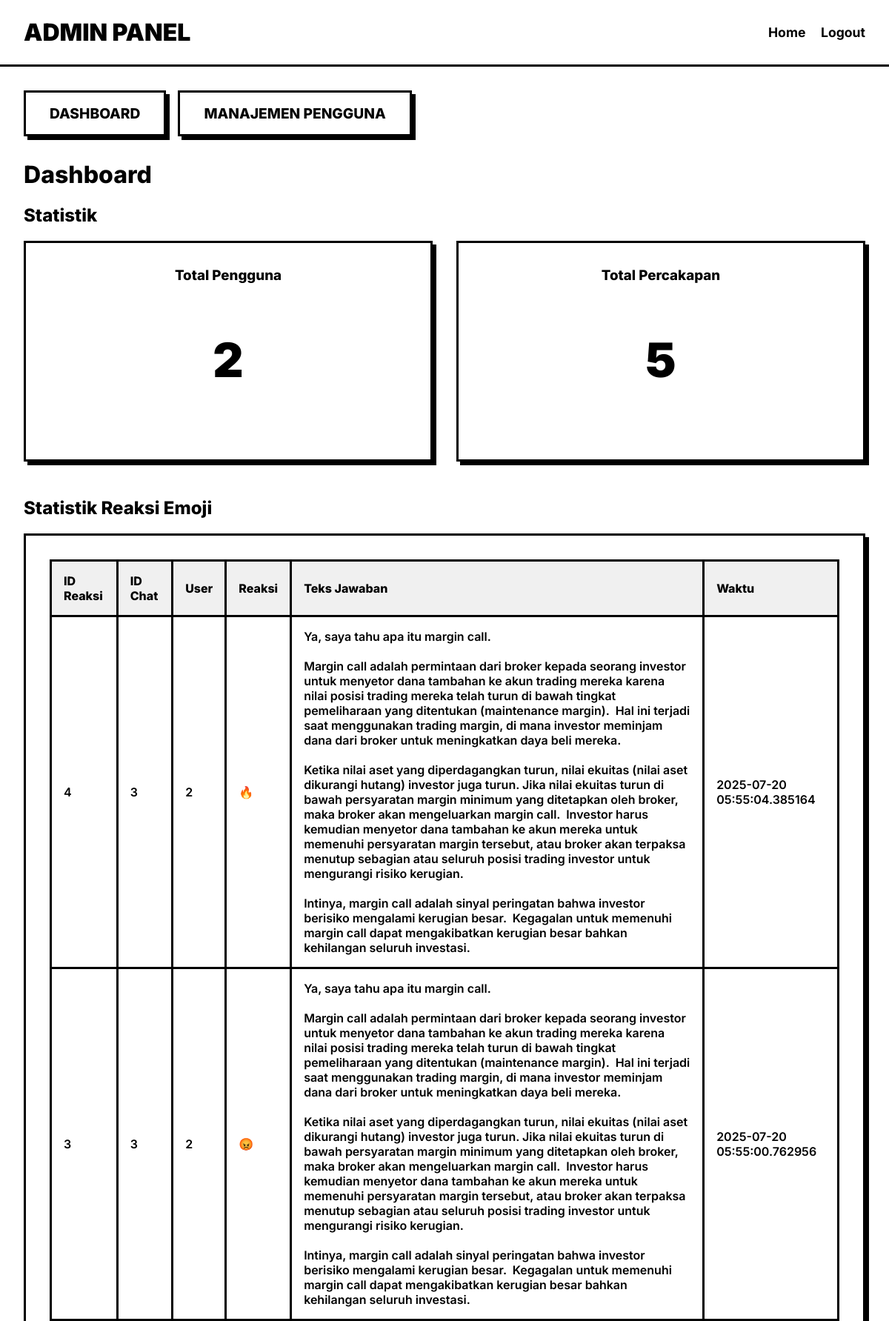
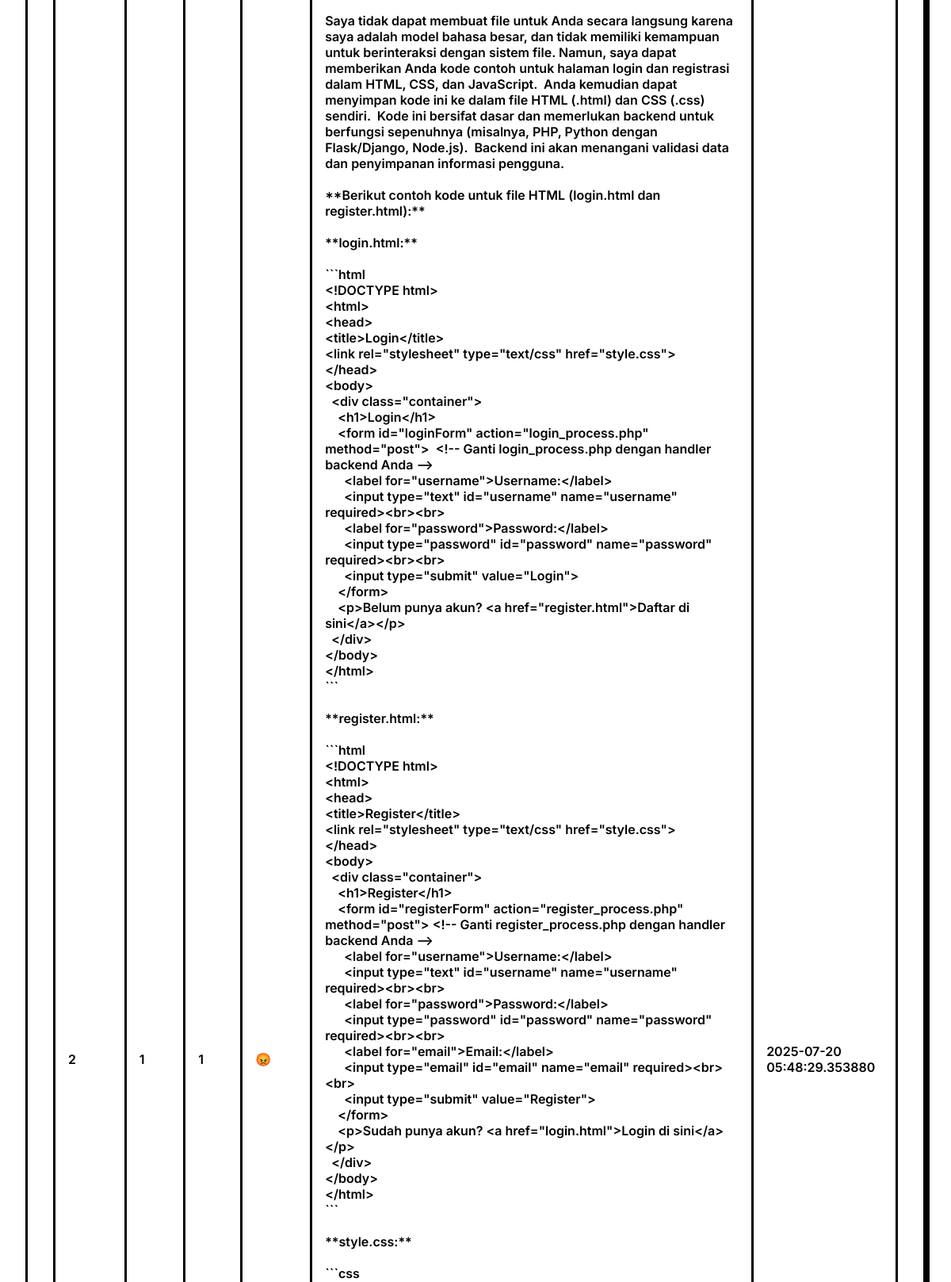
The page /admin (signed in, upper part) on the database its author committed (2 pictures, top to bottom).
### backend.py (models this page shows)
class EmojiReaction(db.Model):
    id = db.Column(db.Integer, primary_key=True)
    chat_id = db.Column(db.Integer, nullable=False)
    user_id = db.Column(db.Integer, db.ForeignKey('user.id'), nullable=False)
    reaction = db.Column(db.String(10), nullable=False)
    response_text = db.Column(db.Text, nullable=False)
    timestamp = db.Column(db.DateTime, default=datetime.utcnow)

### backend.py (the view)
@app.route('/admin')
@admin_required
def admin_panel():
    return render_template('admin.html', total_users=User.query.count(), total_chats=ChatHistory.query.count(), qnas=CustomQA.query.all(), emoji_reactions=EmojiReaction.query.order_by(EmojiReaction.timestamp.desc()).limit(20).all())

### backend.py (called while the page is built)
@login_manager.user_loader
def load_user(user_id):
    return User.query.get(int(user_id))

def admin_required(f):
    @wraps(f)
    @login_required
    def decorated_function(*args, **kwargs):
        if not current_user.is_admin:
            flash("Anda tidak memiliki akses ke halaman ini.", "danger"); return redirect(url_for('index'))
        return f(*args, **kwargs)
    return decorated_function

### templates/admin.html (shortened to what this page needs)
<!DOCTYPE html>
<html lang="id">
<head>
    <link rel="stylesheet" href="{{ url_for('static', filename='css/style.css') }}">
</head>
<body>
    <header>
        <a href="{{ url_for('admin_panel') }}" class="logo">ADMIN PANEL</a>
        <nav>
            <a href="{{ url_for('index') }}">Home</a>
            <a href="{{ url_for('logout') }}">Logout</a>
        </nav>
    </header>
    <main class="main-container">
        <div class="admin-nav">
            <a href="{{ url_for('admin_panel') }}" class="neo-button">Dashboard</a>
            <a href="{{ url_for('admin_users') }}" class="neo-button">Manajemen Pengguna</a>
        </div>
        <h1>Dashboard</h1>
        <section style="margin-bottom: 3rem;">
            <h2>Statistik</h2>
            <div class="admin-grid">
                <div class="neo-card stat-card">
                    <h3>Total Pengguna</h3>
                    <p class="number">{{ total_users }}</p>
                </div>
                <div class="neo-card stat-card">
                    <h3>Total Percakapan</h3>
                    <p class="number">{{ total_chats }}</p>
                </div>
            </div>
        </section>
        <section>
            <h2>Statistik Reaksi Emoji</h2>
            <div class="neo-card">
                <table>
                    <thead>
                        <tr>
                            <th>ID Reaksi</th>
                            <th>ID Chat</th>
                            <th>User</th>
                            <th>Reaksi</th>
                            <th>Teks Jawaban</th>
                            <th>Waktu</th>
                        </tr>
                    </thead>
                    <tbody>
                        {% for reaction in emoji_reactions %}
                        <tr>
                            <td>{{ reaction.id }}</td>
                            <td>{{ reaction.chat_id }}</td>
                            <td>{{ reaction.user_id }}</td>
                            <td>{{ reaction.reaction }}</td>
                            <td style="white-space: pre-wrap; word-break: break-word;">{{ reaction.response_text }}</td>
                            <td>{{ reaction.timestamp }}</td>
                        </tr>
                        {% endfor %}
                    </tbody>
                </table>
            </div>
        </section>
    </main>
</body>
</html>

### static/css/style.css (style rules this page uses)
:root { --bg-color: #FFFFFF; --main-color: #000000; --accent-color: #F0F0F0; --border-thickness: 3px; --shadow-offset: 5px; --border-radius: 0; }
body { background-color: var(--bg-color); color: var(--main-color); font-family: 'Inter', 'Arial', sans-serif; margin: 0; padding: 0; display: flex; flex-direction: column; min-height: 100vh; }
h1, h2, h3, h4, h5, h6 { font-weight: 800; margin-top: 0; }
a { color: var(--main-color); font-weight: 700; }
.neo-card { background: var(--bg-color); border: var(--border-thickness) solid var(--main-color); box-shadow: var(--shadow-offset) var(--shadow-offset) 0 var(--main-color); padding: 2rem; width: 100%; box-sizing: border-box; }
.neo-button { background-color: var(--bg-color); color: var(--main-color); border: var(--border-thickness) solid var(--main-color); padding: 1rem 2rem; font-size: 1.2rem; font-weight: 800; text-transform: uppercase; cursor: pointer; transition: all 0.1s ease-in-out; box-shadow: var(--shadow-offset) var(--shadow-offset) 0 var(--main-color); text-align: center; text-decoration: none; display: inline-block; }
.main-container { max-width: 1200px; margin: 2rem auto; padding: 0 2rem; width: 100%; box-sizing: border-box; flex-grow: 1; }
header { padding: 1.5rem 2rem; border-bottom: var(--border-thickness) solid var(--main-color); display: flex; justify-content: space-between; align-items: center; background-color: var(--bg-color); position: sticky; top: 0; z-index: 10; }
header .logo { font-size: 2rem; font-weight: 900; text-decoration: none; }
header nav a { margin-left: 1rem; text-decoration: none; font-size: 1.1rem; }
.admin-grid { display: grid; grid-template-columns: repeat(auto-fit, minmax(300px, 1fr)); gap: 2rem; }
.stat-card { text-align: center; }
.stat-card .number { font-size: 4rem; font-weight: 900; }
table { width: 100%; border-collapse: collapse; border: var(--border-thickness) solid var(--main-color); }
th, td { border: var(--border-thickness) solid var(--main-color); padding: 1rem; text-align: left; font-weight: 600; }
th { background-color: var(--accent-color); font-weight: 800; }
.admin-nav { margin-bottom: 2rem; display: flex; gap: 1rem; }

### rows shown on the page
EmojiReaction: id "4", chat_id "3", user_id "2", reaction "🔥", response_text "Ya, saya tahu apa itu margin call. Margin call adalah permintaan dari broker kepada seorang investor untuk menyetor dana tambahan ke akun trading mereka karena nilai posisi trading mereka telah turun di bawah tingkat pemeliharaan yang ditentukan (maintenance margin). Hal ini terjadi saat menggunakan trading margin, di mana investor meminjam dana dari broker untuk meningkatkan daya beli mereka. Ketika nilai aset yang diperdagangkan turun, nilai ekuitas (nilai aset dikurangi hutang) investor juga turun. Jika nilai ekuitas turun di bawah persyaratan margin minimum yang ditetapkan oleh broker, maka broker akan mengeluarkan margin call. Investor harus kemudian menyetor dana tambahan ke akun…", timestamp "2025-07-20 05:55:04.385164"
EmojiReaction: id "3", chat_id "3", user_id "2", reaction "😡", response_text "Ya, saya tahu apa itu margin call. Margin call adalah permintaan dari broker kepada seorang investor untuk menyetor dana tambahan ke akun trading mereka karena nilai posisi trading mereka telah turun di bawah tingkat pemeliharaan yang ditentukan (maintenance margin). Hal ini terjadi saat menggunakan trading margin, di mana investor meminjam dana dari broker untuk meningkatkan daya beli mereka. Ketika nilai aset yang diperdagangkan turun, nilai ekuitas (nilai aset dikurangi hutang) investor juga turun. Jika nilai ekuitas turun di bawah persyaratan margin minimum yang ditetapkan oleh broker, maka broker akan mengeluarkan margin call. Investor harus kemudian menyetor dana tambahan ke akun…", timestamp "2025-07-20 05:55:00.762956"
EmojiReaction: id "2", chat_id "1", user_id "1", reaction "😡", timestamp "2025-07-20 05:48:29.353880"

### other values the page prints
{{ total_users }} "2"
{{ total_chats }} "5"
